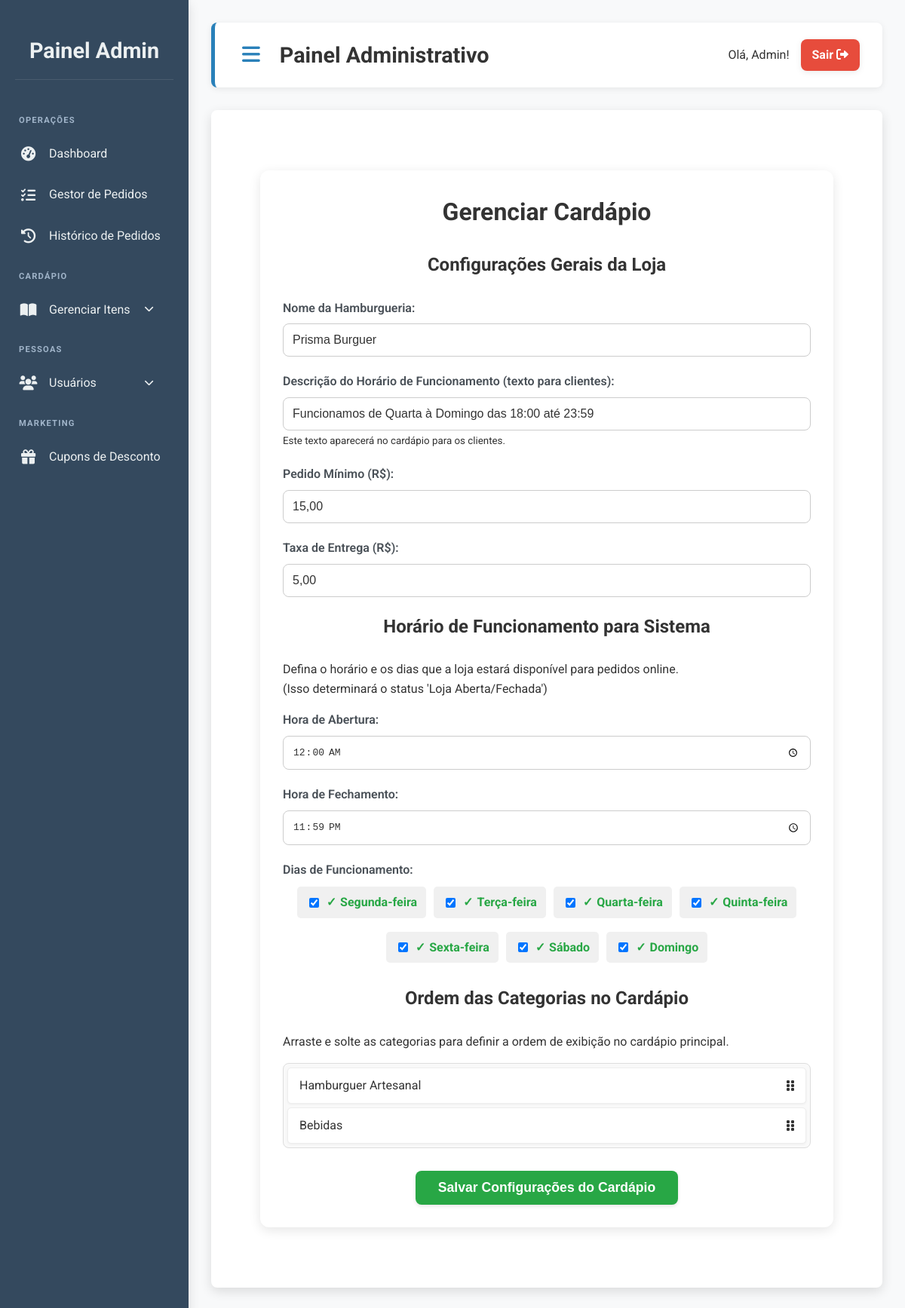
Before: /admin/cardapio/index.php (signed in) with the older database file.
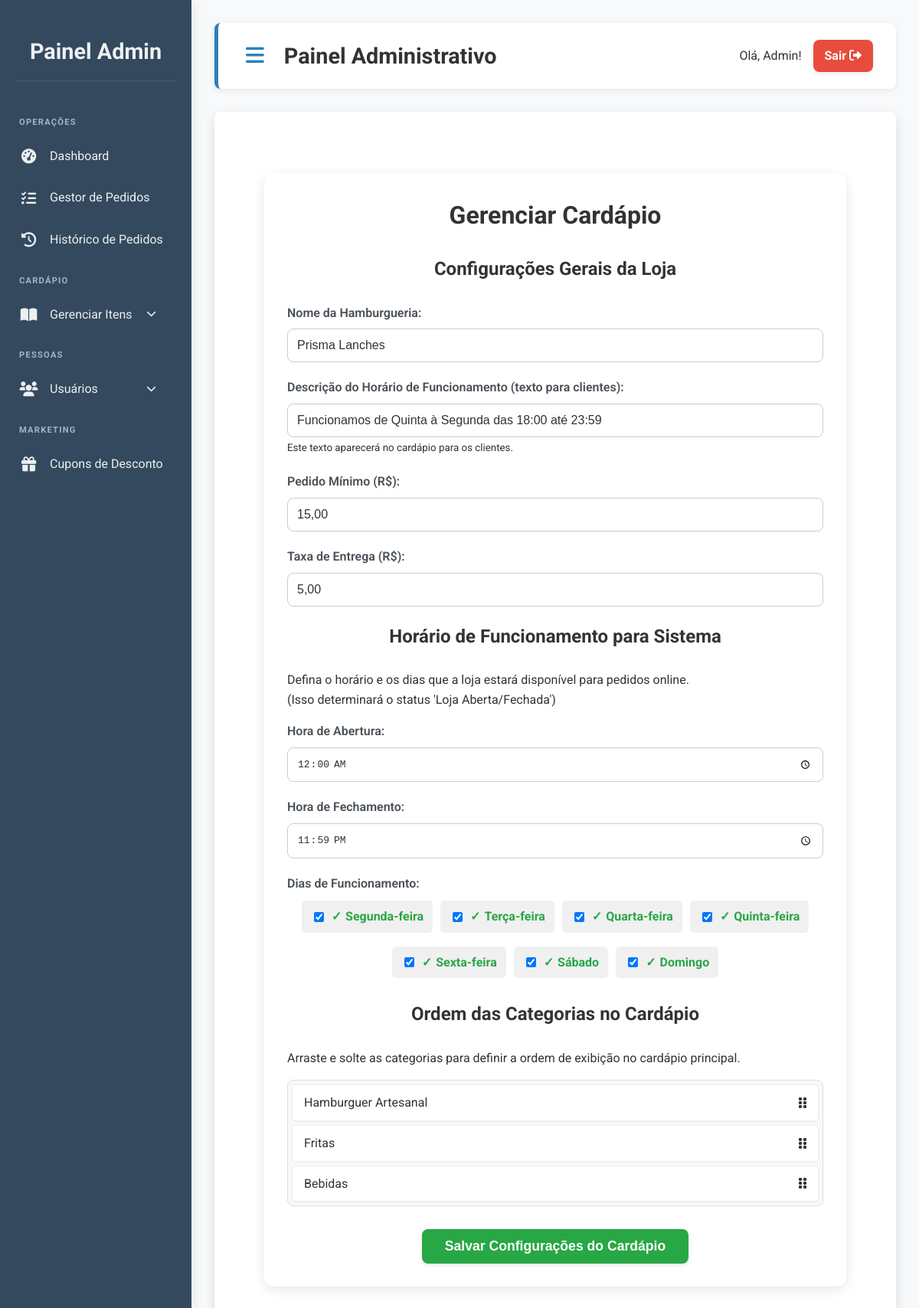
After: the same page with the newer database file.
### tables this page shows
CREATE TABLE `configuracoes_loja` (
  `id` int(11) NOT NULL,
  `nome_hamburgueria` varchar(255) NOT NULL,
  `horario_funcionamento` varchar(255) DEFAULT NULL,
  `pedido_minimo` decimal(10,2) DEFAULT NULL,
  `hora_abertura` time DEFAULT '00:00:00',
  `hora_fechamento` time DEFAULT '23:59:59',
  `dias_abertura` varchar(255) DEFAULT '1,2,3,4,5,6,7',
  `taxa_entrega` decimal(10,2) DEFAULT 0.00
);

CREATE TABLE `categorias` (
  `id` int(11) NOT NULL,
  `nome` varchar(100) NOT NULL,
  `ordem` int(11) DEFAULT NULL
);

### admin/cardapio/index.php (the view, shortened to what the changed rows need)
<?php
require_once __DIR__ . '/../../includes/conexao.php';
$nome_hamburgueria = "Hamburgueria Padrão";
$horario_funcionamento = "Aberto todos os dias";
$pedido_minimo = "0.00";
$taxa_entrega = "0.00";
$hora_abertura = "00:00";
$hora_fechamento = "23:59";
$dias_abertura_array = [];
$sqlConfig = "SELECT nome_hamburgueria, horario_funcionamento, pedido_minimo, taxa_entrega, hora_abertura, hora_fechamento, dias_abertura FROM configuracoes_loja WHERE id = 1";
$resultConfig = $conn->query($sqlConfig);
if ($resultConfig && $resultConfig->num_rows > 0) {
    $config = $resultConfig->fetch_assoc();
    $nome_hamburgueria = htmlspecialchars($config['nome_hamburgueria']);
    $horario_funcionamento = htmlspecialchars($config['horario_funcionamento']);
    $pedido_minimo = htmlspecialchars(number_format($config['pedido_minimo'], 2, ',', '.'));
    $taxa_entrega = htmlspecialchars(number_format($config['taxa_entrega'], 2, ',', '.'));
    $hora_abertura = substr($config['hora_abertura'], 0, 5);
    $hora_fechamento = substr($config['hora_fechamento'], 0, 5);
    $dias_abertura_array = explode(',', $config['dias_abertura']);
}
$categorias = [];
$sqlCategorias = "SELECT id, nome FROM categorias ORDER BY ordem ASC, nome ASC";
$resultCategorias = $conn->query($sqlCategorias);
if ($resultCategorias) {
    while ($cat = $resultCategorias->fetch_assoc()) {
        $categorias[] = $cat;
    }
}
?>
<div class="container-admin">
    <div class="form-cardapio-config">
        <h1>Gerenciar Cardápio</h1>
        <form action="index.php" method="POST">
            <h2>Configurações Gerais da Loja</h2>
            <div class="form-group">
                <label for="nome_hamburgueria">Nome da Hamburgueria:</label>
                <input type="text" id="nome_hamburgueria" name="nome_hamburgueria" value="<?= htmlspecialchars($nome_hamburgueria) ?>" required>
            </div>
            <div class="form-group">
                <label for="horario_funcionamento">Descrição do Horário de Funcionamento (texto para clientes):</label>
                <input type="text" id="horario_funcionamento" name="horario_funcionamento" value="<?= htmlspecialchars($horario_funcionamento) ?>" placeholder="Ex: Abre hoje às 18h" required>
                <small>Este texto aparecerá no cardápio para os clientes.</small>
            </div>
            <div class="form-group">
                <label for="pedido_minimo">Pedido Mínimo (R$):</label>
                <input type="text" id="pedido_minimo" name="pedido_minimo" value="<?= htmlspecialchars($pedido_minimo) ?>" placeholder="Ex: R$ 10,00" required>
            </div>
            <div class="form-group">
                <label for="taxa_entrega">Taxa de Entrega (R$):</label>
                <input type="text" id="taxa_entrega" name="taxa_entrega" value="<?= htmlspecialchars($taxa_entrega) ?>" placeholder="Ex: R$ 5,00" required>
            </div>
            <h2>Horário de Funcionamento para Sistema</h2>
            <div class="form-group">
                <label for="hora_abertura">Hora de Abertura:</label>
                <input type="time" id="hora_abertura" name="hora_abertura" value="<?= htmlspecialchars($hora_abertura) ?>" required>
            </div>
            <div class="form-group">
                <label for="hora_fechamento">Hora de Fechamento:</label>
                <input type="time" id="hora_fechamento" name="hora_fechamento" value="<?= htmlspecialchars($hora_fechamento) ?>" required>
            </div>
            <div class="form-group">
                <div class="dias-semana-group">
                    <?php
                    $dias_da_semana = [
                        1 => 'Segunda-feira',
                        2 => 'Terça-feira',
                        3 => 'Quarta-feira',
                        4 => 'Quinta-feira',
                        5 => 'Sexta-feira',
                        6 => 'Sábado',
                        7 => 'Domingo'
                    ];
                    foreach ($dias_da_semana as $num_dia => $nome_dia) :
                        $checked = in_array($num_dia, $dias_abertura_array) ? 'checked' : '';
                    ?>
                        <label>
                            <input type="checkbox" name="dias_abertura[]" value="<?= $num_dia ?>" <?= $checked ?>>
                            <span><?= $nome_dia ?></span>
                        </label>
                    <?php endforeach; ?>
                </div>
            </div>
            <h2>Ordem das Categorias no Cardápio</h2>
            <ul id="lista-categorias-ordenavel">
                <?php if (!empty($categorias)): ?>
                    <?php foreach ($categorias as $categoria): ?>
                        <li draggable="true" data-id="<?= htmlspecialchars($categoria['id']) ?>">
                            <span><?= htmlspecialchars($categoria['nome']) ?></span>
                            <i class="fas fa-grip-vertical"></i>
                        </li>
                    <?php endforeach; ?>
                <?php else: ?>
                    <li>Nenhuma categoria cadastrada.</li>
                <?php endif; ?>
            </ul>
        </form>
    </div>
</div>
<?php
include __DIR__ . '/../template_admin.php';
?>

Changed rows visible on the page:
changed configuracoes_loja: nome_hamburgueria "Prisma Burguer" → "Prisma Lanches"; horario_funcionamento "Funcionamos de Quarta à Domingo das 18:00 até 23:59" → "Funcionamos de Quinta à Segunda das 18:00 até 23:59"
added categorias: nome "Fritas"
